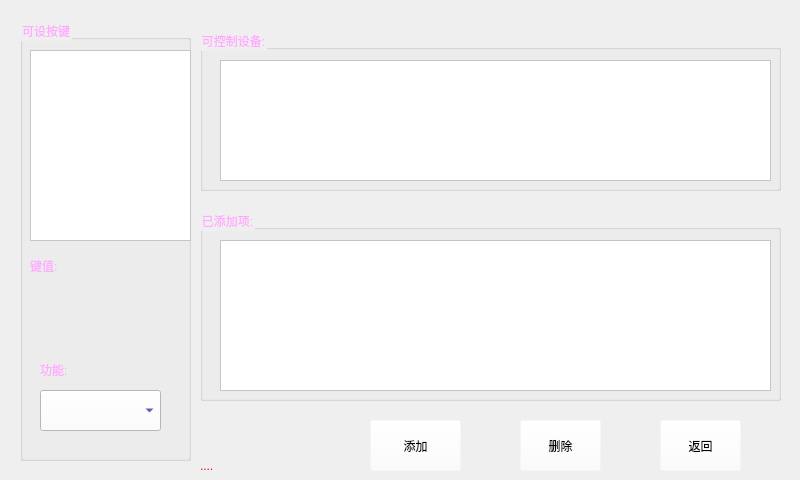
<?xml version="1.0" encoding="UTF-8"?>
<ui version="4.0">
 <class>CKey</class>
 <widget class="QWidget" name="CKey">
  <property name="geometry">
   <rect>
    <x>0</x>
    <y>0</y>
    <width>800</width>
    <height>480</height>
   </rect>
  </property>
  <property name="minimumSize">
   <size>
    <width>800</width>
    <height>480</height>
   </size>
  </property>
  <property name="maximumSize">
   <size>
    <width>800</width>
    <height>480</height>
   </size>
  </property>
  <property name="windowTitle">
   <string>Form</string>
  </property>
  <widget class="QGroupBox" name="groupBox">
   <property name="geometry">
    <rect>
     <x>20</x>
     <y>20</y>
     <width>171</width>
     <height>441</height>
    </rect>
   </property>
   <property name="styleSheet">
    <string notr="true">font: 75 72pt &quot;Ubuntu&quot;;
background-color: rgba(255, 255, 255, 0);
color: rgb(255, 170, 255);</string>
   </property>
   <property name="title">
    <string>可设按键</string>
   </property>
   <widget class="QTableWidget" name="tableWidget">
    <property name="geometry">
     <rect>
      <x>10</x>
      <y>30</y>
      <width>161</width>
      <height>191</height>
     </rect>
    </property>
    <property name="styleSheet">
     <string notr="true">font: 75 72pt &quot;Ubuntu&quot;;
background-color: rgb(255, 255, 255);
color: rgb(0, 0, 127);</string>
    </property>
   </widget>
   <widget class="QLabel" name="label">
    <property name="geometry">
     <rect>
      <x>10</x>
      <y>230</y>
      <width>111</width>
      <height>31</height>
     </rect>
    </property>
    <property name="text">
     <string>键值:</string>
    </property>
   </widget>
   <widget class="QTextEdit" name="textEdit">
    <property name="geometry">
     <rect>
      <x>20</x>
      <y>270</y>
      <width>121</width>
      <height>41</height>
     </rect>
    </property>
    <property name="styleSheet">
     <string notr="true">color: rgb(0, 0, 127);</string>
    </property>
   </widget>
   <widget class="QLabel" name="label_2">
    <property name="geometry">
     <rect>
      <x>20</x>
      <y>340</y>
      <width>101</width>
      <height>20</height>
     </rect>
    </property>
    <property name="text">
     <string>功能:</string>
    </property>
   </widget>
   <widget class="QComboBox" name="comboBox">
    <property name="geometry">
     <rect>
      <x>20</x>
      <y>370</y>
      <width>121</width>
      <height>41</height>
     </rect>
    </property>
    <property name="styleSheet">
     <string notr="true">background-color: rgb(255, 255, 255);
color: rgb(0, 0, 127);</string>
    </property>
   </widget>
  </widget>
  <widget class="QGroupBox" name="groupBox_2">
   <property name="geometry">
    <rect>
     <x>200</x>
     <y>30</y>
     <width>581</width>
     <height>161</height>
    </rect>
   </property>
   <property name="styleSheet">
    <string notr="true">font: 75 72pt &quot;Ubuntu&quot;;
background-color: rgba(255, 255, 255, 0);
color: rgb(255, 170, 255);</string>
   </property>
   <property name="title">
    <string>可控制设备:</string>
   </property>
   <widget class="QTableWidget" name="tableWidget_2">
    <property name="geometry">
     <rect>
      <x>20</x>
      <y>30</y>
      <width>551</width>
      <height>121</height>
     </rect>
    </property>
    <property name="styleSheet">
     <string notr="true">font: 75 72pt &quot;Ubuntu&quot;;
background-color: rgb(255, 255, 255);
color: rgb(0, 0, 127);</string>
    </property>
   </widget>
  </widget>
  <widget class="QGroupBox" name="groupBox_3">
   <property name="geometry">
    <rect>
     <x>200</x>
     <y>210</y>
     <width>581</width>
     <height>191</height>
    </rect>
   </property>
   <property name="styleSheet">
    <string notr="true">font: 75 72pt &quot;Ubuntu&quot;;
background-color: rgba(255, 255, 255, 0);
color: rgb(255, 170, 255);</string>
   </property>
   <property name="title">
    <string>已添加项:</string>
   </property>
   <widget class="QTableWidget" name="tableWidget_3">
    <property name="geometry">
     <rect>
      <x>20</x>
      <y>30</y>
      <width>551</width>
      <height>151</height>
     </rect>
    </property>
    <property name="styleSheet">
     <string notr="true">font: 75 72pt &quot;Ubuntu&quot;;
background-color: rgb(255, 255, 255);
color: rgb(0, 0, 127);</string>
    </property>
   </widget>
  </widget>
  <widget class="QPushButton" name="pushButton">
   <property name="geometry">
    <rect>
     <x>370</x>
     <y>420</y>
     <width>91</width>
     <height>51</height>
    </rect>
   </property>
   <property name="styleSheet">
    <string notr="true">background-color: rgba(255, 255, 255, 0);
font: 75 72pt &quot;Ubuntu&quot;;
color: rgb(0, 0, 0);</string>
   </property>
   <property name="text">
    <string>添加</string>
   </property>
  </widget>
  <widget class="QPushButton" name="pushButton_2">
   <property name="geometry">
    <rect>
     <x>520</x>
     <y>420</y>
     <width>81</width>
     <height>51</height>
    </rect>
   </property>
   <property name="styleSheet">
    <string notr="true">font: 75 72pt &quot;Ubuntu&quot;;
background-color: rgba(255, 255, 255, 0);
color: rgb(0, 0, 0);</string>
   </property>
   <property name="text">
    <string>删除</string>
   </property>
  </widget>
  <widget class="QPushButton" name="pushButton_3">
   <property name="geometry">
    <rect>
     <x>660</x>
     <y>420</y>
     <width>81</width>
     <height>51</height>
    </rect>
   </property>
   <property name="styleSheet">
    <string notr="true">font: 75 72pt &quot;Ubuntu&quot;;
background-color: rgba(255, 255, 255, 0);
color: rgb(0, 0, 0);</string>
   </property>
   <property name="text">
    <string>返回</string>
   </property>
  </widget>
  <widget class="QLabel" name="label_3">
   <property name="geometry">
    <rect>
     <x>200</x>
     <y>456</y>
     <width>431</width>
     <height>20</height>
    </rect>
   </property>
   <property name="styleSheet">
    <string notr="true">font: 75 48pt &quot;Ubuntu&quot;;
background-color: rgba(255, 255, 255, 0);
color: rgb(255, 0, 0);</string>
   </property>
   <property name="text">
    <string>....</string>
   </property>
  </widget>
 </widget>
 <resources/>
 <connections/>
</ui>
